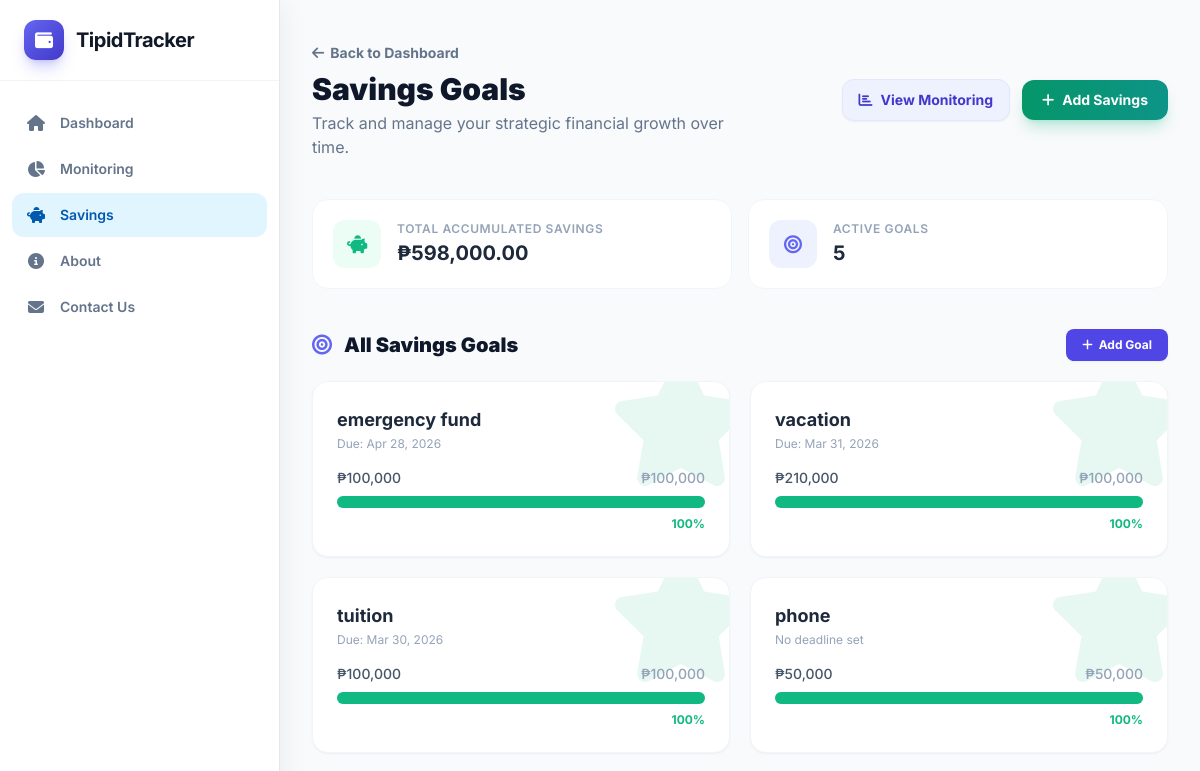
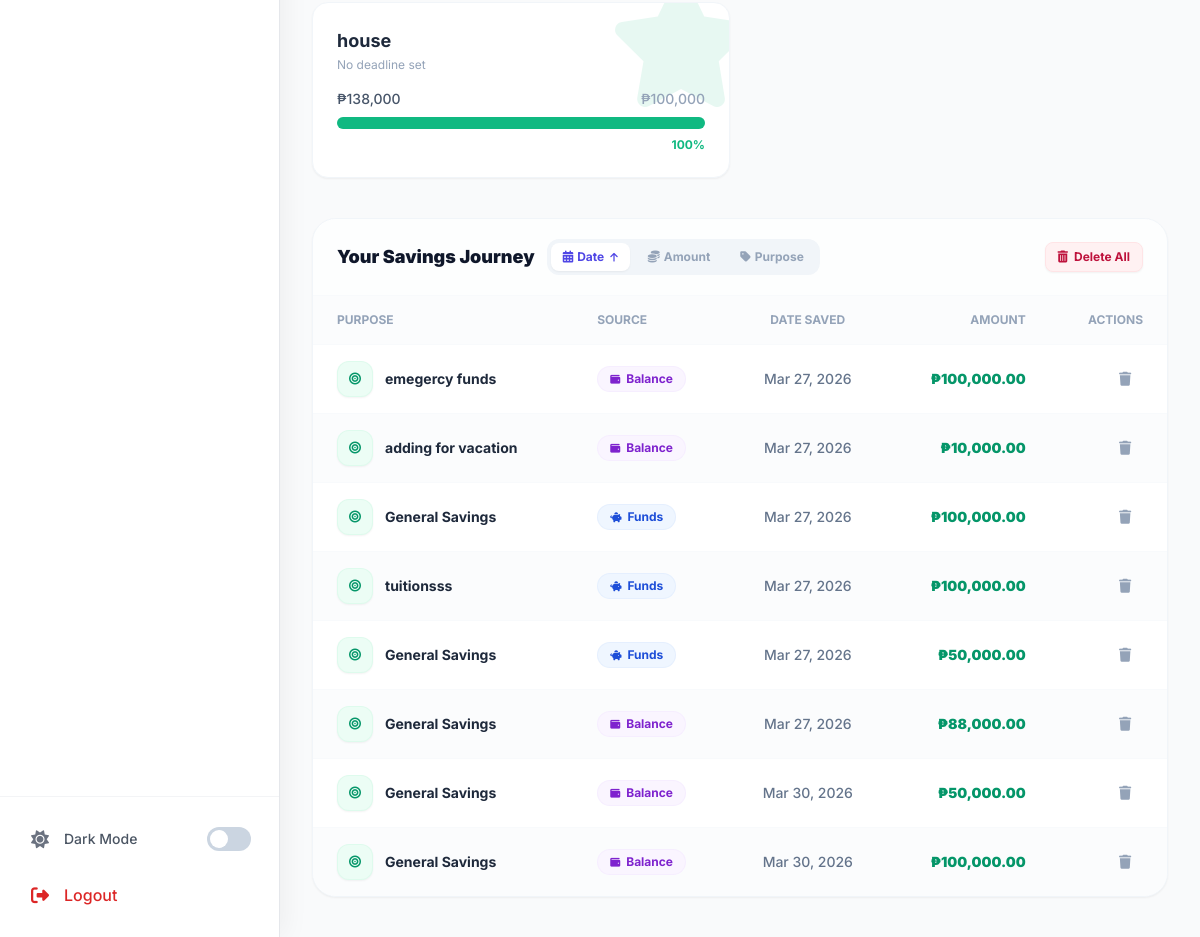
Before: /savings/ (signed in) with the older database file (2 pictures, top to bottom).
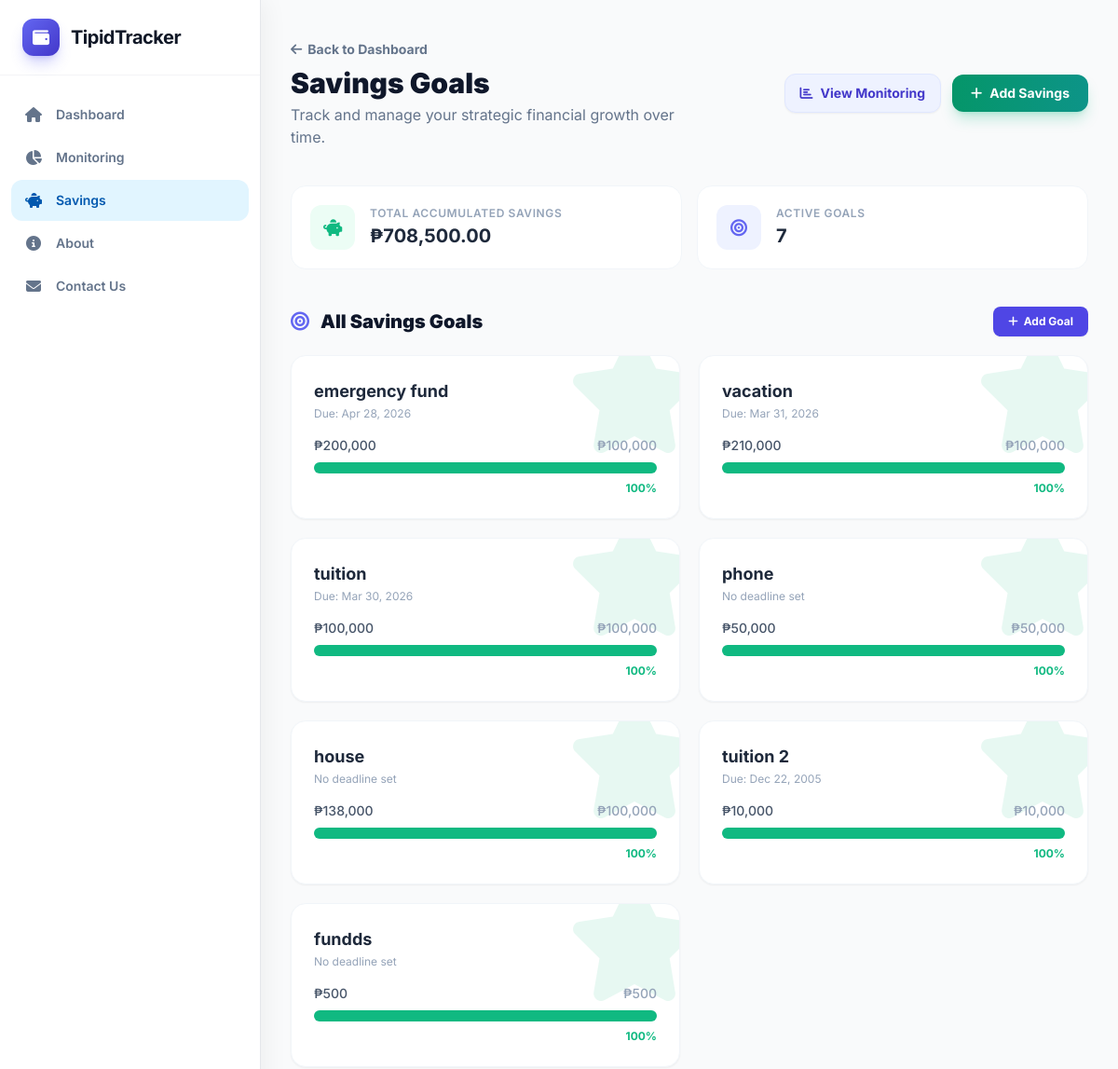
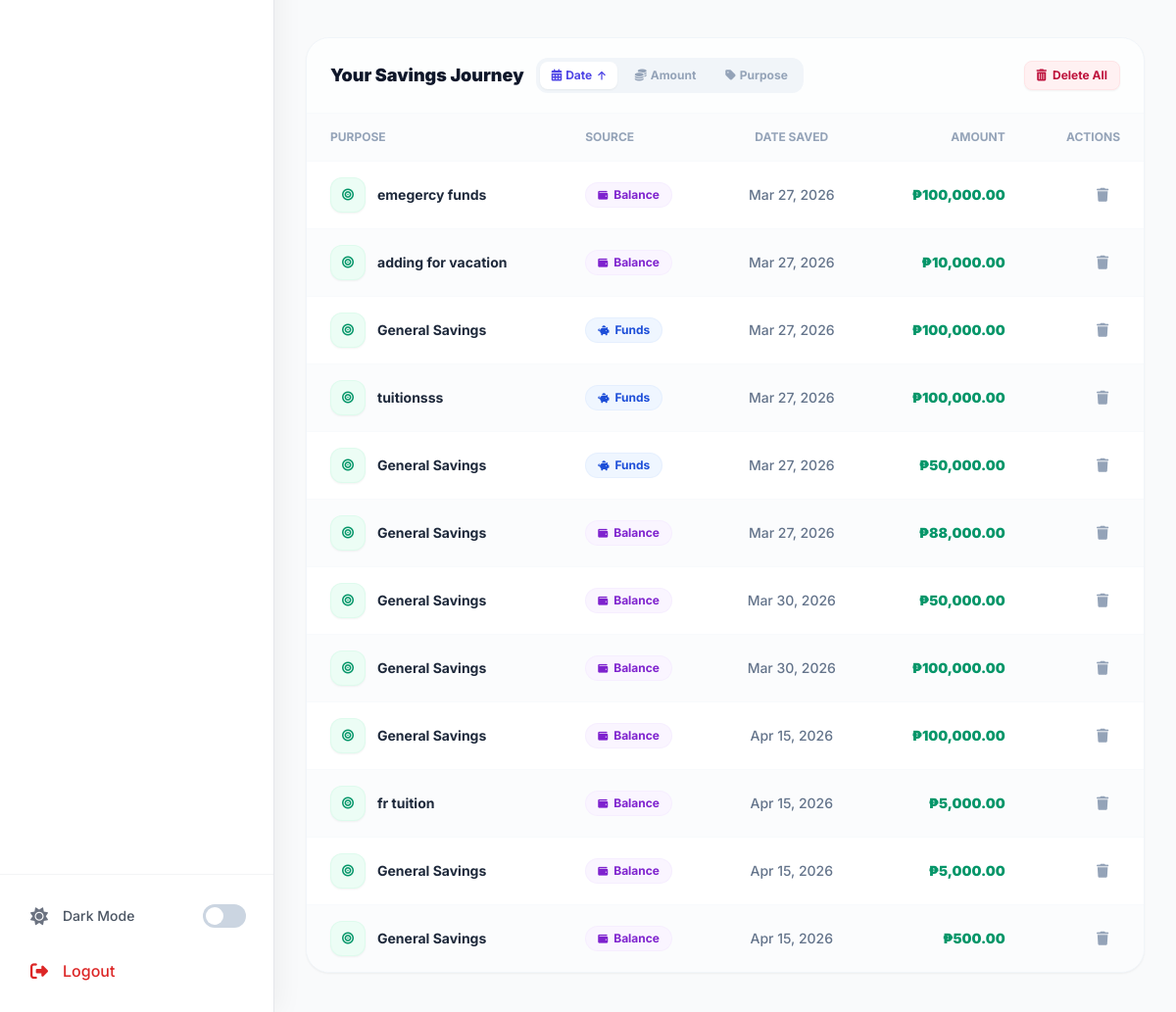
After: the same page with the newer database file (2 pictures, top to bottom).
### budgetapp/models.py (models this page shows, shortened)
class SavingsGoal(models.Model):
    user          = models.ForeignKey(User, on_delete=models.CASCADE)
    name          = models.CharField(max_length=200)
    target_amount = models.DecimalField(max_digits=12, decimal_places=2,
                                        validators=[MinValueValidator(Decimal('0.01'))])
    deadline      = models.DateField(null=True, blank=True)

class Saving(models.Model):
    SOURCE_CHOICES = [
        ('funds',   'Funds'),
        ('balance', 'Balance'),
    ]
    user    = models.ForeignKey(User, on_delete=models.CASCADE)
    goal    = models.ForeignKey(SavingsGoal, on_delete=models.SET_NULL, null=True, blank=True)
    source  = models.CharField(max_length=20, choices=SOURCE_CHOICES, default='balance')
    purpose = models.CharField(max_length=200, default='General Savings')
    amount  = models.DecimalField(max_digits=12, decimal_places=2,
                                  validators=[MinValueValidator(Decimal('0.01'))])
    date    = models.DateField(default=datetime.date.today)

### budgetapp/views.py (the view)
# urls.py: path('savings/', views.savings_list, name='savings_list'),
@login_required
def savings_list(request):
    sort_by  = request.GET.get('sort', 'date')
    sort_dir = request.GET.get('dir', 'asc')   # asc = oldest first (lowest date)
    valid_sorts = {'date': 'date', 'amount': 'amount', 'purpose': 'purpose'}
    sort_field  = valid_sorts.get(sort_by, 'date')
    order_expr  = sort_field if sort_dir == 'asc' else f'-{sort_field}'
    savings       = Saving.objects.filter(user=request.user).select_related('goal').order_by(order_expr)
    total_savings = _agg(savings)
    goals         = SavingsGoal.objects.filter(user=request.user)
    goal_progress = []
    for g in goals:
        saved  = _agg(Saving.objects.filter(user=request.user, goal=g))
        target = g.target_amount
        if target > 0:
            pct    = min((float(saved) / float(target)) * 100, 100)
            status = 'completed' if pct >= 100 else 'in_progress'
            goal_progress.append({
                'pk':       g.pk,
                'name':     g.name,
                'saved':    float(saved),
                'target':   float(target),
                'percent':  pct,
                'status':   status,
                'deadline': g.deadline,
            })
    return render(request, 'budgetapp/savings_list.html',
                  {'savings': savings, 'total_savings': total_savings,
                   'goal_progress': goal_progress,
                   'sort_by': sort_by, 'sort_dir': sort_dir})

### budgetapp/templates/budgetapp/savings_list.html (shortened to what this page needs)
{% extends 'base.html' %}
{% load humanize %}
{% block content %}
<div class="flex flex-col sm:flex-row sm:items-center justify-between gap-6 mb-10">
    <div>
        <a href="{% url 'dashboard' %}" class="inline-flex items-center text-sm font-bold text-slate-500 hover:text-indigo-600 dark:text-gray-400 dark:hover:text-indigo-400 transition-colors mb-2 group">
            <i class="fas fa-arrow-left mr-1.5 transform group-hover:-translate-x-1 transition-transform"></i> Back to Dashboard
        </a>
        <h2 class="text-3xl font-black text-slate-900 dark:text-white">Savings Goals</h2>
        <p class="text-slate-500 dark:text-gray-400 mt-1 max-w-md">Track and manage your strategic financial growth over time.</p>
    </div>
    <div class="flex flex-wrap items-center gap-3">
        <a href="{% url 'savings_monitoring' %}" class="inline-flex items-center px-4 py-2.5 text-sm font-bold text-indigo-700 bg-indigo-50 border border-indigo-100 rounded-xl hover:bg-indigo-100 dark:bg-dark-surface dark:text-gray-200 dark:border-dark-border dark:hover:bg-gray-800 transition-all shadow-sm active:scale-95">
            <i class="fas fa-chart-bar mr-2"></i> View Monitoring
        </a>
        <a href="{% url 'saving_create' %}" class="inline-flex items-center px-5 py-2.5 text-sm font-bold text-white bg-gradient-to-r from-emerald-600 to-teal-600 rounded-xl hover:from-emerald-700 hover:to-teal-700 transition-all shadow-lg shadow-emerald-500/25 active:scale-95">
            <i class="fas fa-plus mr-2"></i> Add Savings
        </a>
    </div>
</div>
<div class="grid grid-cols-1 sm:grid-cols-2 gap-4 mb-10">
    <div class="bg-white dark:bg-dark-surface rounded-2xl border border-slate-100 dark:border-dark-border p-5 flex items-center gap-4">
        <div class="w-12 h-12 rounded-xl bg-emerald-50 dark:bg-green-500/10 flex items-center justify-center flex-shrink-0">
            <i class="fas fa-piggy-bank text-emerald-500 text-lg"></i>
        </div>
        <div>
            <p class="text-xs font-semibold text-slate-400 uppercase tracking-wider">Total Accumulated Savings</p>
            <p class="text-xl font-bold text-slate-800 dark:text-white mt-0.5">₱{{ total_savings|floatformat:2|intcomma }}</p>
        </div>
    </div>
    <div class="bg-white dark:bg-dark-surface rounded-2xl border border-slate-100 dark:border-dark-border p-5 flex items-center gap-4">
        <div class="w-12 h-12 rounded-xl bg-indigo-50 dark:bg-primary-500/10 flex items-center justify-center flex-shrink-0">
            <i class="fas fa-bullseye text-indigo-500 text-lg"></i>
        </div>
        <div>
            <p class="text-xs font-semibold text-slate-400 uppercase tracking-wider">Active Goals</p>
            <p class="text-xl font-bold text-slate-800 dark:text-white mt-0.5">{{ goal_progress|length|default:"0" }}</p>
        </div>
    </div>
</div>
<div class="mb-10">
    <div class="flex items-center justify-between mb-5">
        <h3 class="text-xl font-black text-slate-900 dark:text-white"><i class="fas fa-bullseye text-indigo-500 mr-2"></i> All Savings Goals</h3>
        <a href="{% url 'savings_goal_create' %}" class="inline-flex items-center px-4 py-2 text-xs font-bold text-white bg-indigo-600 rounded-lg hover:bg-indigo-700 transition-all shadow-sm">
            <i class="fas fa-plus mr-1.5"></i> Add Goal
        </a>
    </div>
    {% if goal_progress %}
    <div class="grid grid-cols-1 md:grid-cols-2 xl:grid-cols-3 gap-5">
        {% for gp in goal_progress %}
        <div class="bg-white dark:bg-dark-surface rounded-2xl p-6 shadow-sm border border-slate-100 dark:border-dark-border hover:border-indigo-200 transition-all duration-300 hover:shadow-lg hover:-translate-y-1 group relative overflow-hidden">
            <div class="flex justify-between items-start mb-4 relative z-10">
                <div>
                    <h4 class="font-bold text-slate-800 dark:text-white text-lg">{{ gp.name }}</h4>
                    <p class="text-xs text-slate-400 mt-0.5">{% if gp.deadline %}Due: {{ gp.deadline|date:"M d, Y" }}{% else %}No deadline set{% endif %}</p>
                </div>
            </div>
            <div class="relative z-10">
                <div class="flex justify-between text-sm font-medium mb-2">
                    <span class="text-slate-600 dark:text-gray-300">₱{{ gp.saved|floatformat:0|intcomma }}</span>
                    <span class="text-slate-400">₱{{ gp.target|floatformat:0|intcomma }}</span>
                </div>
                <div class="w-full bg-slate-100 dark:bg-gray-700 rounded-full h-3">
                    <div class="h-3 rounded-full transition-all duration-1000 ease-out list-savings-bar {% if gp.status == 'completed' %}bg-emerald-500{% else %}bg-indigo-500{% endif %}" style="width: 0%" data-width="{{ gp.percent }}%"></div>
                </div>
                <p class="text-xs font-bold text-right mt-2 {% if gp.status == 'completed' %}text-emerald-500{% else %}text-indigo-500{% endif %}">{{ gp.percent|floatformat:0 }}%</p>
            </div>
            {% if gp.status == 'completed' %}
            <div class="absolute -right-6 -top-6 text-emerald-500/10">
                <i class="fas fa-star text-9xl"></i>
            </div>
            {% endif %}
        </div>
        {% endfor %}
    </div>
    {% endif %}
</div>
<div class="bg-white dark:bg-dark-surface rounded-3xl shadow-sm border border-slate-100 dark:border-dark-border overflow-hidden">
    <div class="px-6 py-5 border-b border-slate-50 dark:border-dark-border flex flex-wrap gap-3 justify-between items-center bg-slate-50/30 dark:bg-gray-800/20">
        <div class="flex items-center gap-3 flex-wrap">
            <h3 class="text-lg font-black text-slate-900 dark:text-white">Your Savings Journey</h3>
            <div class="flex items-center gap-1.5 bg-slate-100 dark:bg-gray-800 p-1 rounded-xl">
                {% with next_dir_date=sort_dir|yesno:'desc,asc' %}
                <a href="?sort=date&dir={% if sort_by == 'date' %}{{ next_dir_date }}{% else %}asc{% endif %}"
                   class="flex items-center gap-1 px-3 py-1.5 text-xs font-bold rounded-lg transition-all
                          {% if sort_by == 'date' %}bg-white dark:bg-gray-700 text-indigo-600 dark:text-indigo-400 shadow-sm{% else %}text-slate-400 hover:text-slate-600 dark:hover:text-gray-300{% endif %}">
                    <i class="fas fa-calendar-alt"></i> Date
                    {% if sort_by == 'date' %}
                        <i class="fas fa-arrow-{% if sort_dir == 'asc' %}up{% else %}down{% endif %} text-[10px] ml-0.5"></i>
                    {% endif %}
                </a>
                {% endwith %}
                {% with next_dir_amt=sort_dir|yesno:'desc,asc' %}
                <a href="?sort=amount&dir={% if sort_by == 'amount' %}{{ next_dir_amt }}{% else %}asc{% endif %}"
                   class="flex items-center gap-1 px-3 py-1.5 text-xs font-bold rounded-lg transition-all
                          {% if sort_by == 'amount' %}bg-white dark:bg-gray-700 text-indigo-600 dark:text-indigo-400 shadow-sm{% else %}text-slate-400 hover:text-slate-600 dark:hover:text-gray-300{% endif %}">
                    <i class="fas fa-coins"></i> Amount
                </a>
                {% endwith %}
                {% with next_dir_pur=sort_dir|yesno:'desc,asc' %}
                <a href="?sort=purpose&dir={% if sort_by == 'purpose' %}{{ next_dir_pur }}{% else %}asc{% endif %}"
                   class="flex items-center gap-1 px-3 py-1.5 text-xs font-bold rounded-lg transition-all
                          {% if sort_by == 'purpose' %}bg-white dark:bg-gray-700 text-indigo-600 dark:text-indigo-400 shadow-sm{% else %}text-slate-400 hover:text-slate-600 dark:hover:text-gray-300{% endif %}">
                    <i class="fas fa-tag"></i> Purpose
                </a>
                {% endwith %}
            </div>
        </div>
        {% if savings %}
        <a href="{% url 'saving_delete_all' %}" class="inline-flex items-center px-3 py-1.5 text-xs font-bold text-rose-700 bg-rose-50 border border-rose-100 rounded-lg hover:bg-rose-100 transition-all shadow-sm active:scale-95">
            <i class="fas fa-trash-alt mr-1.5"></i> Delete All
        </a>
        {% endif %}
    </div>
    <div class="overflow-x-auto" style="--scroll-shadow: inset -8px 0 12px -8px rgba(0,0,0,.06);">
        <table class="w-full text-sm text-left text-slate-500 dark:text-gray-400 min-w-[540px]">
            <thead class="text-xs text-slate-400 uppercase bg-slate-50/50 dark:bg-gray-800/80 dark:text-gray-400 border-b border-slate-50 dark:border-dark-border">
                <tr>
                    <th scope="col" class="px-6 py-4 font-bold">Purpose</th>
                    <th scope="col" class="px-6 py-4 font-bold">Source</th>
                    <th scope="col" class="px-6 py-4 font-bold text-center">Date Saved</th>
                    <th scope="col" class="px-6 py-4 font-bold text-right">Amount</th>
                    <th scope="col" class="px-6 py-4 font-bold text-right">Actions</th>
                </tr>
            </thead>
            <tbody id="savings-tbody">
                {% for saving in savings %}
                <tr class="bg-white odd:bg-white even:bg-slate-50/50 dark:bg-dark-surface hover:bg-emerald-50/30 dark:hover:bg-gray-800/50 transition-all duration-200 border-b border-slate-50 dark:border-dark-border last:border-0 group/row">
                    <td class="px-6 py-4 font-bold text-slate-800 dark:text-white">
                        <div class="flex items-center gap-3">
                            <div class="w-9 h-9 rounded-xl bg-emerald-50 text-emerald-600 dark:bg-green-500/10 dark:text-green-400 flex items-center justify-center text-xs flex-shrink-0 transition-transform group-hover/row:scale-110 shadow-sm border border-emerald-100/50">
                                <i class="fas fa-bullseye"></i>
                            </div>
                            <span>{{ saving.purpose }}</span>
                        </div>
                    </td>
                    <td class="px-6 py-4">
                        {% if saving.source == 'funds' %}
                        <span class="inline-flex items-center gap-1.5 px-3 py-1 text-xs font-bold rounded-full bg-blue-50 text-blue-700 dark:bg-blue-500/10 dark:text-blue-400 border border-blue-100/50">
                            <i class="fas fa-piggy-bank text-[10px]"></i> Funds
                        </span>
                        {% else %}
                        <span class="inline-flex items-center gap-1.5 px-3 py-1 text-xs font-bold rounded-full bg-purple-50 text-purple-700 dark:bg-purple-500/10 dark:text-purple-400 border border-purple-100/50">
                            <i class="fas fa-wallet text-[10px]"></i> Balance
                        </span>
                        {% endif %}
                    </td>
                    <td class="px-6 py-4 text-center text-slate-500 dark:text-gray-400 font-medium">{{ saving.date|date:"M d, Y" }}</td>
                    <td class="px-6 py-4 font-black text-emerald-600 dark:text-emerald-400 text-right">₱{{ saving.amount|floatformat:2|intcomma }}</td>
                    <td class="px-6 py-4 text-right">
                        <div class="flex justify-end gap-2">
                            <a href="{% url 'saving_delete' saving.pk %}" class="w-9 h-9 flex items-center justify-center text-slate-400 hover:text-rose-600 hover:bg-rose-50 dark:hover:bg-red-500/10 rounded-xl transition-all border border-transparent hover:border-rose-100 hover:shadow-sm" title="Delete">
                                <i class="fas fa-trash text-sm"></i>
                            </a>
                        </div>
                    </td>
                </tr>
                {% endfor %}
            </tbody>
        </table>
    </div>
</div>
{% endblock %}

Changed rows visible on the page:
added SavingsGoal: name "tuition 2", deadline "Dec 22, 2005"
added SavingsGoal: name "fundds"
added Saving: purpose "General Savings", source "balance" (drawn), date "Apr 15, 2026", amount "100,000.00"
added Saving: purpose "fr tuition", source "balance" (drawn), date "Apr 15, 2026", amount "5,000.00"
added Saving: purpose "General Savings", source "balance" (drawn), date "Apr 15, 2026", amount "5,000.00"
added Saving: purpose "General Savings", source "balance" (drawn), date "Apr 15, 2026", amount "500.00"
Other visible differences:
{{ total_savings|floatformat:2|intcomma }}: "598,000.00" → "708,500.00"
{{ goal_progress|length|default:"0" }}: "5" → "7"
new list line: "emergency fund Apr 28, 2026"
new list line: "Due: ₱ 200,000 ₱ 100,000 100 %"
new list line: "Due: ₱ 10,000 ₱ 10,000 100 %"
new list line: "No deadline set ₱ 500 ₱ 500 100 %"
list line gone: "emergency fund Apr 28, 2026"
list line gone: "Due: ₱ 100,000 ₱ 100,000 100 %"
